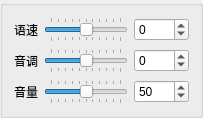
            <widget class="QGroupBox" name="groupBox_5">
             <property name="sizePolicy">
              <sizepolicy hsizetype="Preferred" vsizetype="Preferred">
               <horstretch>0</horstretch>
               <verstretch>0</verstretch>
              </sizepolicy>
             </property>
             <property name="title">
              <string/>
             </property>
             <layout class="QVBoxLayout" name="verticalLayout_12">
              <item>
               <layout class="QHBoxLayout" name="horizontalLayout_10">
                <item>
                 <widget class="QLabel" name="label_9">
                  <property name="text">
                   <string>语速</string>
                  </property>
                 </widget>
                </item>
                <item>
                 <widget class="QSlider" name="spd_ali">
                  <property name="minimum">
                   <number>-500</number>
                  </property>
                  <property name="maximum">
                   <number>500</number>
                  </property>
                  <property name="singleStep">
                   <number>100</number>
                  </property>
                  <property name="pageStep">
                   <number>10</number>
                  </property>
                  <property name="value">
                   <number>0</number>
                  </property>
                  <property name="orientation">
                   <enum>Qt::Horizontal</enum>
                  </property>
                  <property name="tickPosition">
                   <enum>QSlider::TicksBothSides</enum>
                  </property>
                 </widget>
                </item>
                <item>
                 <widget class="QSpinBox" name="spd_spin_ali">
                  <property name="minimumSize">
                   <size>
                    <width>55</width>
                    <height>0</height>
                   </size>
                  </property>
                  <property name="minimum">
                   <number>-500</number>
                  </property>
                  <property name="maximum">
                   <number>500</number>
                  </property>
                  <property name="singleStep">
                   <number>10</number>
                  </property>
                 </widget>
                </item>
               </layout>
              </item>
              <item>
               <layout class="QHBoxLayout" name="horizontalLayout_12">
                <item>
                 <widget class="QLabel" name="label_10">
                  <property name="sizePolicy">
                   <sizepolicy hsizetype="Preferred" vsizetype="Preferred">
                    <horstretch>0</horstretch>
                    <verstretch>0</verstretch>
                   </sizepolicy>
                  </property>
                  <property name="text">
                   <string>音调</string>
                  </property>
                  <property name="alignment">
                   <set>Qt::AlignCenter</set>
                  </property>
                 </widget>
                </item>
                <item>
                 <widget class="QSlider" name="pit_ali">
                  <property name="minimum">
                   <number>-500</number>
                  </property>
                  <property name="maximum">
                   <number>500</number>
                  </property>
                  <property name="singleStep">
                   <number>100</number>
                  </property>
                  <property name="pageStep">
                   <number>50</number>
                  </property>
                  <property name="value">
                   <number>0</number>
                  </property>
                  <property name="orientation">
                   <enum>Qt::Horizontal</enum>
                  </property>
                  <property name="tickPosition">
                   <enum>QSlider::TicksBothSides</enum>
                  </property>
                 </widget>
                </item>
                <item>
                 <widget class="QSpinBox" name="pit_spin_ali">
                  <property name="minimumSize">
                   <size>
                    <width>55</width>
                    <height>0</height>
                   </size>
                  </property>
                  <property name="minimum">
                   <number>-500</number>
                  </property>
                  <property name="maximum">
                   <number>500</number>
                  </property>
                  <property name="singleStep">
                   <number>10</number>
                  </property>
                 </widget>
                </item>
               </layout>
              </item>
              <item>
               <layout class="QHBoxLayout" name="horizontalLayout_13">
                <item>
                 <widget class="QLabel" name="label_11">
                  <property name="text">
                   <string>音量</string>
                  </property>
                 </widget>
                </item>
                <item>
                 <widget class="QSlider" name="vol_ali">
                  <property name="maximum">
                   <number>100</number>
                  </property>
                  <property name="singleStep">
                   <number>10</number>
                  </property>
                  <property name="pageStep">
                   <number>10</number>
                  </property>
                  <property name="value">
                   <number>50</number>
                  </property>
                  <property name="orientation">
                   <enum>Qt::Horizontal</enum>
                  </property>
                  <property name="tickPosition">
                   <enum>QSlider::TicksBothSides</enum>
                  </property>
                 </widget>
                </item>
                <item>
                 <widget class="QSpinBox" name="vol_spin_ali">
                  <property name="minimumSize">
                   <size>
                    <width>55</width>
                    <height>0</height>
                   </size>
                  </property>
                  <property name="maximum">
                   <number>100</number>
                  </property>
                  <property name="value">
                   <number>50</number>
                  </property>
                 </widget>
                </item>
               </layout>
              </item>
             </layout>
            </widget>
